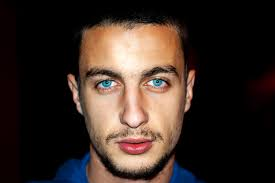
#> input picture modelos-images/humano/21.jpeg, 275 x 183 px; its folder holds 4 pictures in this run
$ python 4-treinarSalvarModelo.py
#> lines starting #> are read from the running program, lines starting #| are printed output that depends on the picture
import cv2
import joblib
import os
import numpy as np
from sklearn.neural_network import MLPClassifier
from sklearn.model_selection import train_test_split

TAMANHO = 64
PASTA_PESSOAS = "modelos-images/humano/"
PASTA_CACHORROS = "modelos-images/cachorro/"

images = []
rotulos = []

#PARTE 1 - Tratamento das imagens
print(f"📷 Carregando foto de PESSOAS...")
if os.path.exists(PASTA_PESSOAS):
    for foto in os.listdir(PASTA_PESSOAS):
        caminho = os.path.join(PASTA_PESSOAS, foto)
        if foto.startswith('.'):
            continue
        img = cv2.imread(caminho, cv2.IMREAD_GRAYSCALE)
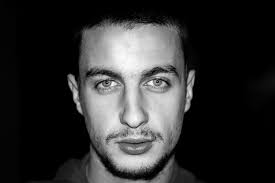
#> img: shape (183, 275); min 0, max 255, mean 47.5

        if img is not None:
            img_pequena = cv2.resize(img, (TAMANHO, TAMANHO))
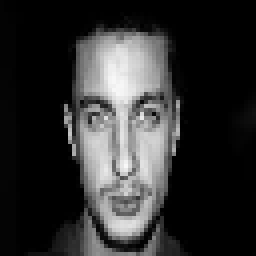
#> img_pequena: shape (64, 64) (shown 4 times larger); min 0, max 248, mean 47.6
            vector = img_pequena.flatten() / 255.0
#> vector = 4096 values, max 0.973 at index 2655, min 0 at index 4, mean 0.187

            images.append(vector)
            rotulos.append(0) #0 para pessoas e 1 para cachorros
#> pass 2 of the loop `for foto in os.listdir(PASTA_PESSOAS):`:
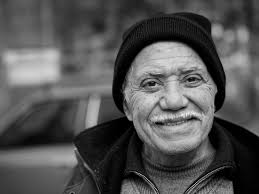
#> input picture modelos-images/humano/22.jpeg, 259 x 194 px
#> img is the input picture: shape (194, 259); min 0, max 240, mean 83.1
#> `img_pequena = cv2.resize(img, (TAMANHO, TAMANHO))`:
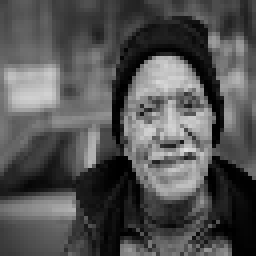
#> img_pequena: shape (64, 64) (shown 4 times larger); min 0, max 223, mean 82.9
#> vector = 4096 values, max 0.875 at index 2414, min 0 at index 1248, mean 0.325
#> pass 3 of the loop `for foto in os.listdir(PASTA_PESSOAS):`:
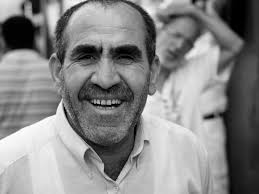
#> input picture modelos-images/humano/23.jpeg, 259 x 194 px
#> img is the input picture: shape (194, 259); min 0, max 255, mean 135.6
#> `img_pequena = cv2.resize(img, (TAMANHO, TAMANHO))`:
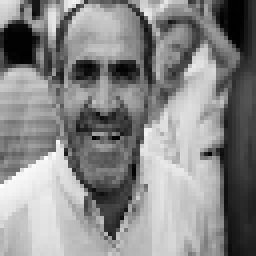
#> img_pequena: shape (64, 64) (shown 4 times larger); min 0, max 253, mean 135.6
#> vector = 4096 values, max 0.992 at index 2944, min 0 at index 249, mean 0.532
#> the loop made 4 passes; the first 3 are shown
    print(f"✅ Foram carregadas {len([r for r in rotulos if r ==0])} de humanos 👨🏻")
else:
    print("❌ pasta 'Pessoas' não encontrada!")


print(f"📷 Carregando foto de CACHORROS...")
if os.path.exists(PASTA_CACHORROS):
    for foto in os.listdir(PASTA_CACHORROS):
        caminho = os.path.join(PASTA_CACHORROS, foto)
        if foto.startswith('.'):
            continue
        img = cv2.imread(caminho, cv2.IMREAD_GRAYSCALE)

        if img is not None:
            img_pequena = cv2.resize(img, (TAMANHO, TAMANHO))
            vector = img_pequena.flatten() / 255.0

            images.append(vector)
            rotulos.append(1) #0 para pessoas e 1 para cachorros
    print(f"✅ foram arregadas {len([r for r in rotulos if r ==1])} de cachorros 🐶")
else:
    print("❌ pasta 'Pessoas' não encontrada!")

#PARTE 2 - Dividir os dados para treino e teste do modelo
x = np.array(images)
y = np.array(rotulos)

print(" Dividindo os dados em treino (80%) e testes (20%)")
x_treino, x_teste, y_treino, y_teste = train_test_split(
    x, y, test_size=0.2, random_state=42, stratify=y
)

print(f"🏋️‍♀️ Foram coletados {len(x_treino)} imagens para treino")
print(f"🧪 Foram coletados {len(x_teste)} imagens para testes")

#PARTE 3 - Treinar o modelo
print("\n Criando o modelo de inteligência artificial...")
modelo = MLPClassifier(
    hidden_layer_sizes=(100,),
    max_iter=300,  # O 'adam' converge mais rápido, então 300 iterações são suficientes
    random_state=42,
    solver='adam', # Otimizador padrão e mais estável
    alpha=0.01,  # Aumentar a regularização para controlar os pesos
    verbose=False
)
"""
modelo = MLPClassifier(
    hidden_layer_sizes=(100),
    max_iter=500,
    random_state=42,
    solver='sgd', # Mudar para Stochastic Gradient Descent
    learning_rate='adaptive', # Taxa de aprendizado adaptativa
    learning_rate_init=0.001, # Taxa de aprendizado inicial
    momentum=0.9, # Ajuda a acelerar o SGD
    verbose=False # Mude para True se quiser ver o progresso do treino
)
"""

print("ARQUITETURA DO MODELO")
print(f"    🔴 Camada de entrada: {x.shape[1]} neurônios (um para cada pixel)")
#|     🔴 Camada de entrada: 4096 neurônios (um para cada pixel)
print(f"    🟠 Camada oculta: 100 neurônios")
print(f"    🟢 Camada de saída: 1 ou 2 neurônios (0) pessoa, (1) cachorro")
print(f"    💻 Total de parâmetros: aprox1mdamente {(x.shape[1] * 100) + (100 * 2)} pesos")
#|     💻 Total de parâmetros: aprox1mdamente 409800 pesos

print("Treinando o modelo... (pode demorar um pouco)")
modelo.fit(x_treino, y_treino)

#PARTE 4 - Verificar acurácia do modelo
print("Testando o modelo...")
acuracia = modelo.score(x_teste, y_teste)
print(f"📊 Acurácia: {acuracia:.2%}")

if acuracia > 0.8:
    print("☀️ EXCELENTE! O modelo está funcionando muito bem")
elif acuracia > 0.6:
    print("⛅️ BOM! O modelo está razovável")
else:
    print("⚠️ RUIM! O modelo pecisa de mais dados ou ajustes!")

# --- PARTE 5 - Salvar o modelo treinado ---
if acuracia > 0.70:
    print("\n💾 Salvando o modelo treinado em 'modelo_humano_cachorro.joblib'")
    joblib.dump(modelo, 'modelo_humano_cachorro.joblib')
    print("✅ Modelo salvo com sucesso!")
